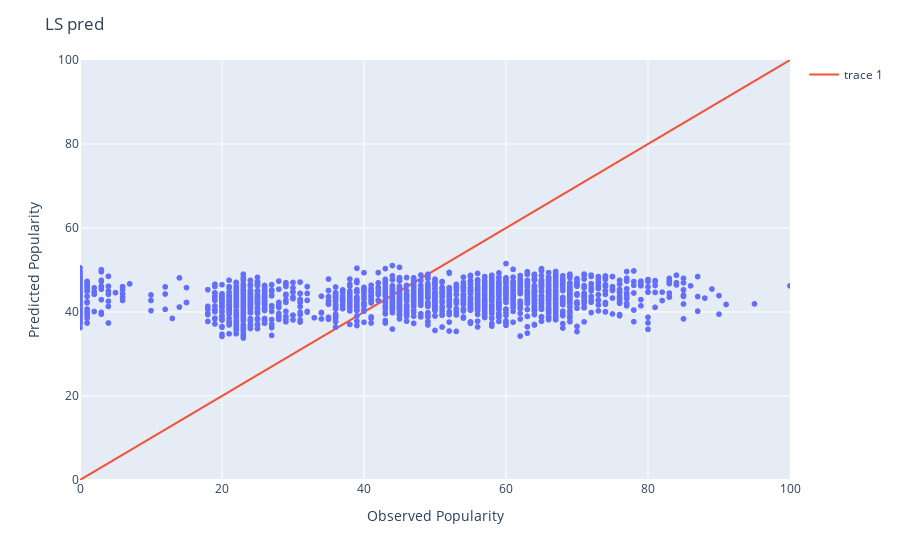

Write notebook code for a chart like this one.
### Code cell
ls_fig = px.scatter(pred_val_df, x='true', y='ls_pred')
# add a line with slope 1 and intercept 0; this would be a perfect prediction, y=x
ls_fig.add_trace(
    go.Scatter(x=[0, 100], y=[0, 100], mode='lines'))
# update axes names and ranges
ls_fig.update_layout(xaxis_title='Observed Popularity',
                     yaxis_title='Predicted Popularity',
                     title="LS pred",
                     xaxis_range=[0, 100],
                     yaxis_range=[0, 100])
ls_fig.add_annotation(
    text="This graph shows Observed Happiness vs. LS Predicted Happiness",
    xref="paper", yref="paper",
    x=0.5, y=-0.25, 
    showarrow=False,
    font=dict(size=12),
    align="center"
)
ls_fig.show()

### Figure 1 — Plotly figure (JSON) as saved in the notebook; plotly's stock layout.template omitted (floating-point values rounded to 4 significant figures; data arrays with more than 128 entries replaced by an {"elided": "..."} marker saying what was removed)
{"data": [{"hovertemplate": "true=%{x}<br>ls_pred=%{y}<extra></extra>", "legendgroup": "", "marker": {"color": "#636efa", "symbol": "circle"}, "mode": "markers", "name": "", "showlegend": false, "type": "scattergl", "x": {"elided": "1800 int values"}, "xaxis": "x", "y": {"elided": "1800 float values"}, "yaxis": "y"}, {"mode": "lines", "type": "scatter", "x": [0, 100], "y": [0, 100]}], "layout": {"annotations": [{"align": "center", "font": {"size": 12}, "showarrow": false, "text": "This graph shows Observed Happiness vs. LS Predicted Happiness", "x": 0.5, "xref": "paper", "y": -0.25, "yref": "paper"}], "legend": {"tracegroupgap": 0}, "margin": {"t": 60}, "title": {"text": "LS pred"}, "xaxis": {"anchor": "y", "domain": [0, 1], "range": [0, 100], "title": {"text": "Observed Popularity"}}, "yaxis": {"anchor": "x", "domain": [0, 1], "range": [0, 100], "title": {"text": "Predicted Popularity"}}}}
